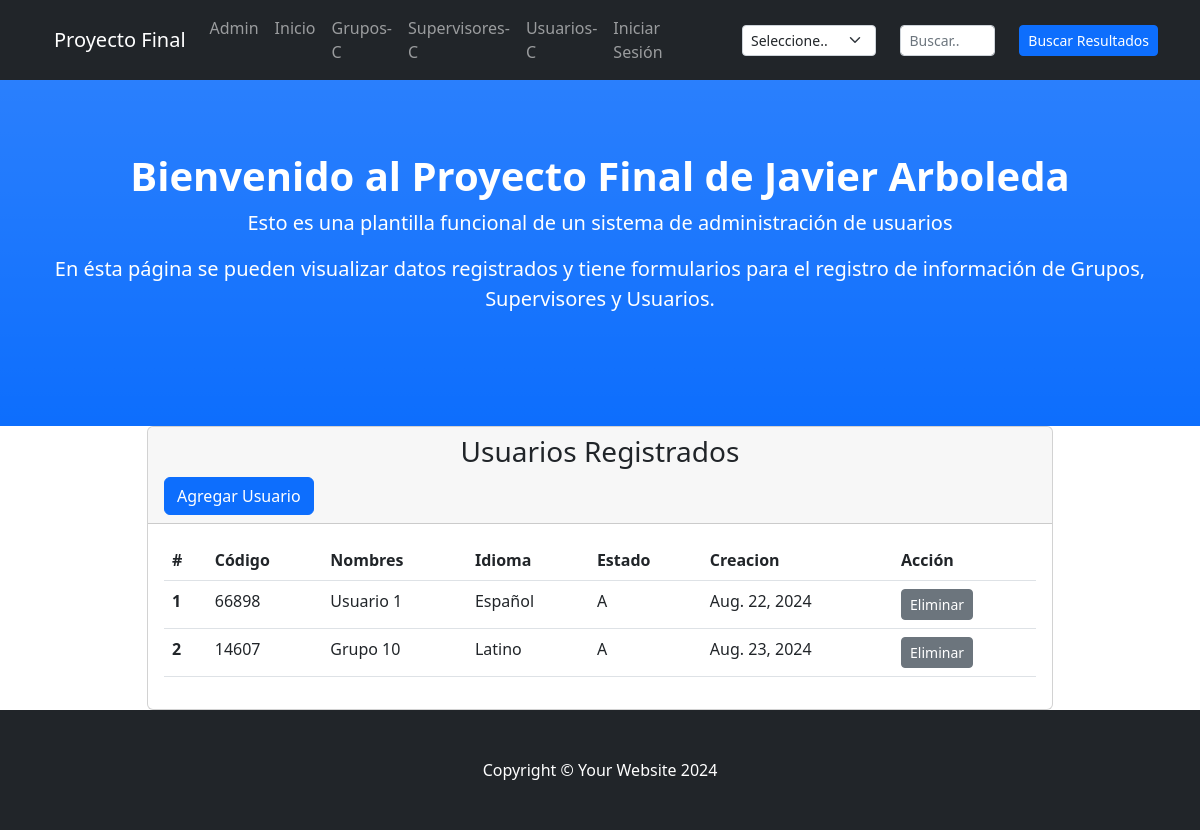
Before: /usuariosList/ with the older database file.
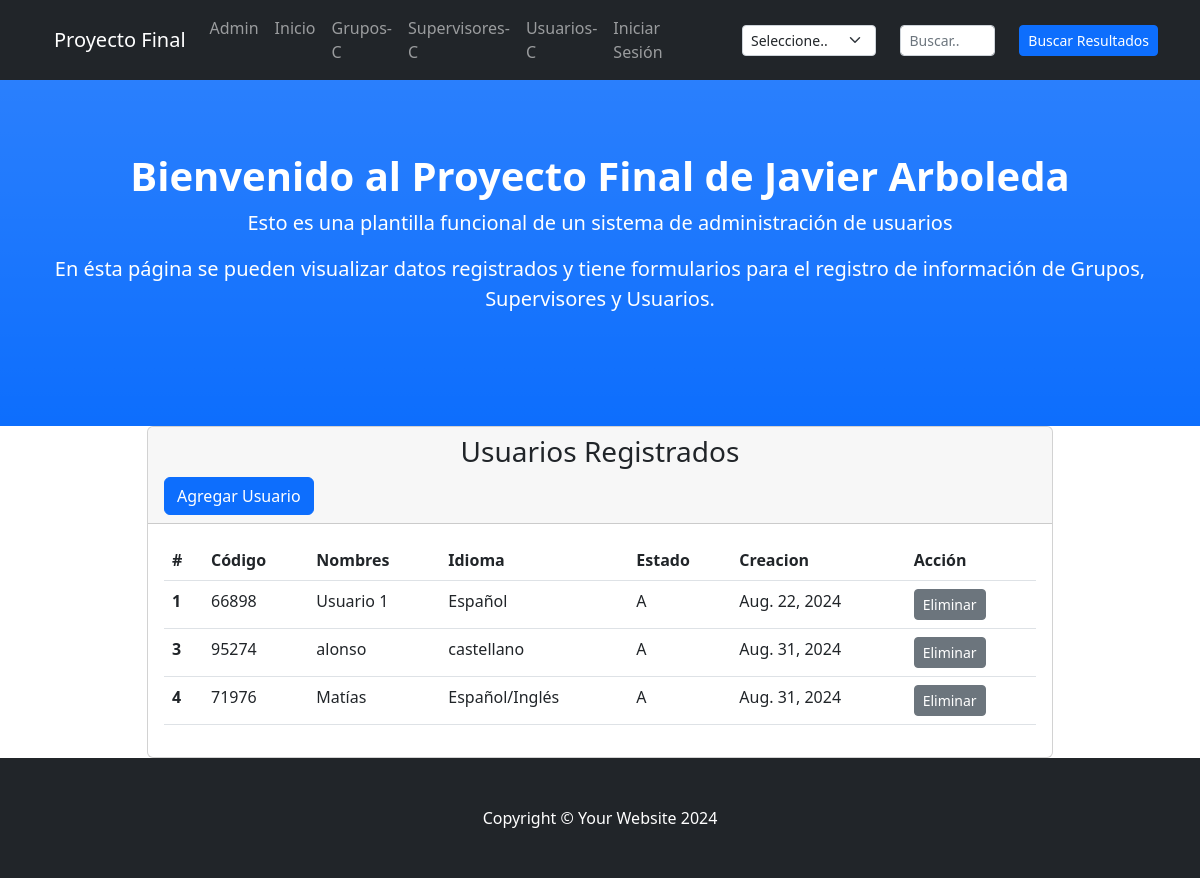
After: the same page with the newer database file.
### miAplicacion/models.py (models this page shows, shortened)
class Usuarios(models.Model):
    codigo = models.IntegerField(
        validators=[
            MinValueValidator(10000),
            MaxValueValidator(99999)
        ],
        unique=True
    )
    nombres = models.CharField(max_length=50)
    idioma = models.CharField(max_length=20)
    estado = models.CharField(max_length=1)
    creacion = models.DateField()

### miAplicacion/views.py (the view)
# urls.py: path('usuariosList/', views.usuariosList, name='usuariosList'),
def usuariosList(req):
    usuariosTodos = Usuarios.objects.all()
    return render(req, "miaplicacion/usuarios.html", {'usuariosTodos': usuariosTodos})

### miAplicacion/templates/miaplicacion/usuarios.html (shortened to what this page needs)
<!DOCTYPE html>
<html lang="en">
<head>
</head>
<body>
    {% extends "miAplicacion/index.html" %}
    {% load static %}
    {% block bloqueUsuarios %}
    <div class="container px-4">
        <div class="row gx-4 justify-content-center">
            <div class="col-lg-10">
                <div class="card">
                    <div class="card-header">
                        <h3 class="text-center bottom-line">Usuarios Registrados</h3>
                        <a type="button" class="btn btn-primary" href="{% url 'usuariosForm' %}">Agregar Usuario</a>
                    </div>
                    <div class="card-body">
                        <table class="table">
                            <thead>
                                <tr>
                                    <th scope="col">#</th>
                                    <th scope="col">Código</th>
                                    <th scope="col">Nombres</th>
                                    <th scope="col">Idioma</th>
                                    <th scope="col">Estado</th>
                                    <th scope="col">Creacion</th>
                                    <th scope="col">Acción</th>
                                </tr>
                            </thead>
                            <tbody>
                                {% for usuario in usuariosTodos %}
                                    <tr>
                                        <th scope="row">{{ usuario.id }}</th>
                                        <td>{{ usuario.codigo }}</td>
                                        <td>{{ usuario.nombres }}</td>
                                        <td>{{ usuario.idioma }}</td>
                                        <td>{{ usuario.estado }}</td>
                                        <td>{{ usuario.creacion }}</td>
                                        <td>
                                            <a type="button" class="btn btn-sm btn-secondary" href="{% url 'usuariosBorrar' usuario.codigo %}">Eliminar</a>
                                        </td>
                                    </tr>
                                {% endfor %}
                            </tbody>
                            </table>
                    </div>
                </div>
            </div>
        </div>
    </div>
    {% endblock %}

### miAplicacion/templates/miaplicacion/index.html (shortened to what this page needs)
{% load static %}
<!DOCTYPE html>
<html lang="en">
    <head>
        <link href="{% static 'miaplicacion/css/styles.css' %}" rel="stylesheet" />
    </head>
    <body id="page-top">
        <nav class="navbar navbar-expand-lg navbar-dark bg-dark fixed-top" id="mainNav">
            <div class="container px-4">
                <a class="navbar-brand" href="#page-top">Proyecto Final</a>
                <div class="collapse navbar-collapse" id="navbarResponsive">
                    <ul class="navbar-nav ms-auto">
                        <li class="nav-item"><a class="nav-link" href="../admin/">Admin</a></li>
                        <li class="nav-item"><a class="nav-link" href="{% url 'inicio' %}">Inicio</a></li>
                        <li class="nav-item"><a class="nav-link" href="{% url 'gruposClist' %}">Grupos-C</a></li>
                        <li class="nav-item"><a class="nav-link" href="{% url 'supervisoresClist' %}">Supervisores-C</a></li>
                        <li class="nav-item"><a class="nav-link" href="{% url 'usuariosClist' %}">Usuarios-C</a></li>
                        <li class="nav-item"><a class="nav-link" href="{% url 'inicioSesion' %}">Iniciar Sesión</a></li>
                    </ul>
                    <form action="{% url 'buscar' %}" method="GET">
                        <div class="container">
                            <div class="row justify-content-center">
                                <div class="col-4">
                                    <select class="form-select form-select-sm" aria-label=".form-select-sm" name="tipo" id="tipo">
                                        <option selected>Seleccione..</option>
                                    </select>
                                </div>
                                <div class="col-3">
                                    <input class="form-control form-control-sm" type="search" placeholder="Buscar.." name="codigo" id="codigo">
                                </div>
                                <div class="col-2">
                                    <input type="submit" class="btn btn-sm btn-primary" value="Buscar Resultados">
                                </div>
                            </div>
                        </div>
                    </form>
                </div>
            </div>
        </nav>
        <header class="bg-primary bg-gradient text-white" id="about">
            <div class="container px-4 text-center">
                <h1 class="fw-bolder">Bienvenido al Proyecto Final de Javier Arboleda</h1>
                <p class="lead">Esto es una plantilla funcional de un sistema de administración de usuarios</p>
                <p class="lead">En ésta página se pueden visualizar datos registrados y tiene formularios para el registro de información de Grupos, Supervisores y Usuarios.</p>
            </div>
        </header>
        {% block bloqueUsuarios %}
        {% endblock %}
        <footer class="py-5 bg-dark">
            <div class="container px-4"><p class="m-0 text-center text-white">Copyright &copy; Your Website 2024</p></div>
        </footer>
    </body>
</html>

Changed rows visible on the page:
removed Usuarios: id "2", codigo "14607", nombres "Grupo 10", idioma "Latino", estado "A", creacion "Aug. 23, 2024"
added Usuarios: id "3", codigo "95274", nombres "alonso", idioma "castellano", estado "A", creacion "Aug. 31, 2024"
added Usuarios: id "4", codigo "71976", nombres "Matías", idioma "Español/Inglés", estado "A", creacion "Aug. 31, 2024"
